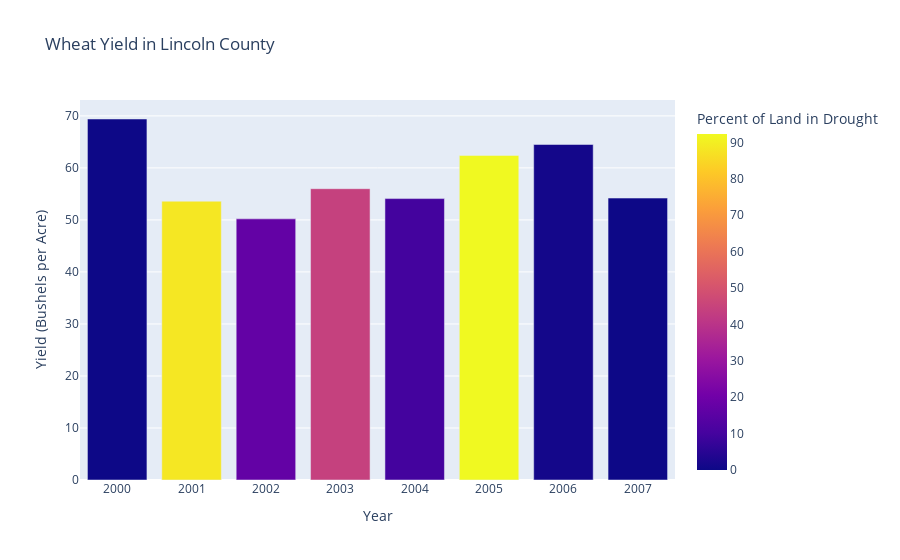

The code cell stored with this chart in its notebook:
### Code cell
wheat_bar_plot(lincoln_drought, 'LINCOLN')

### Figure 1 — Plotly figure (JSON) as saved in the notebook; plotly's stock layout.template omitted (floating-point values rounded to 4 significant figures)
{"data": [{"alignmentgroup": "True", "hovertemplate": "Year=%{x}<br>Yield (Bushels per Acre)=%{y}<br>Percent of Land in Drought=%{marker.color}<extra></extra>", "legendgroup": "", "marker": {"color": [0, 88.46, 17.12, 44.23, 9.903, 92.31, 1.286, 0], "coloraxis": "coloraxis"}, "name": "", "offsetgroup": "", "orientation": "v", "showlegend": false, "textposition": "auto", "type": "bar", "x": [2000, 2001, 2002, 2003, 2004, 2005, 2006, 2007], "xaxis": "x", "y": [69.4, 53.6, 50.2, 56, 54.1, 62.4, 64.5, 54.2], "yaxis": "y"}], "layout": {"autosize": true, "barmode": "relative", "coloraxis": {"colorbar": {"title": {"text": "Percent of Land in Drought"}}, "colorscale": [[0, "#0d0887"], [0.1111, "#46039f"], [0.2222, "#7201a8"], [0.3333, "#9c179e"], [0.4444, "#bd3786"], [0.5556, "#d8576b"], [0.6667, "#ed7953"], [0.7778, "#fb9f3a"], [0.8889, "#fdca26"], [1, "#f0f921"]]}, "legend": {"tracegroupgap": 0}, "title": {"text": "Wheat Yield in Lincoln County"}, "xaxis": {"anchor": "y", "autorange": true, "domain": [0, 1], "range": [2000.0, 2008.0], "title": {"text": "Year"}, "type": "linear"}, "yaxis": {"anchor": "x", "autorange": true, "domain": [0, 1], "range": [0, 73.05], "title": {"text": "Yield (Bushels per Acre)"}, "type": "linear"}}}
